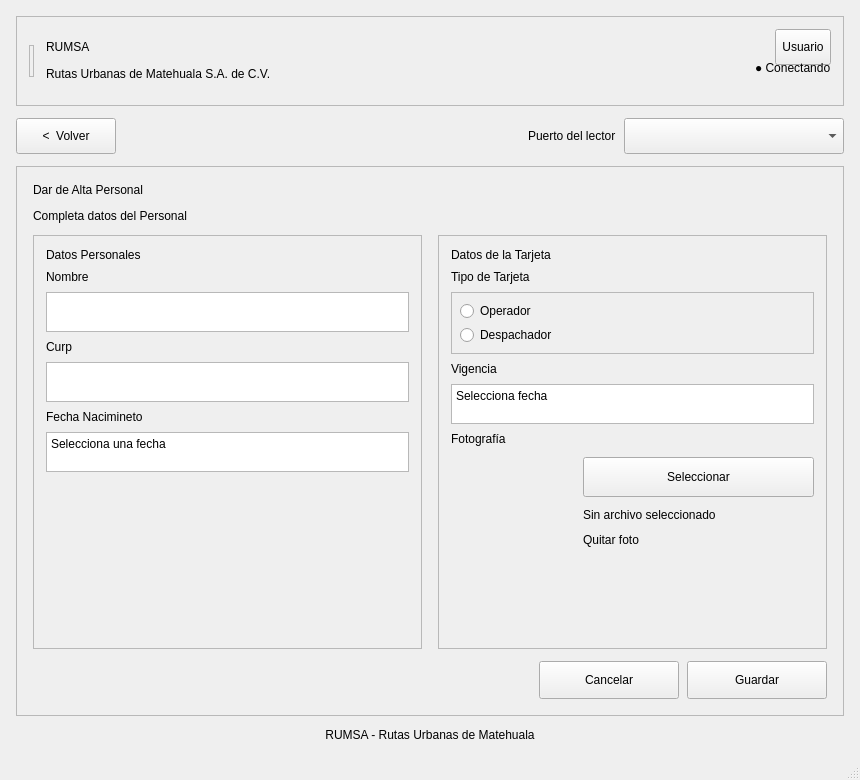
<?xml version="1.0" encoding="UTF-8"?>
<ui version="4.0">
 <class>AltaOWindow</class>
 <widget class="QMainWindow" name="AltaOWindow">
  <property name="windowTitle">
   <string>Alta Operador</string>
  </property>
  <widget class="QWidget" name="centralwidget">
   <layout class="QVBoxLayout" name="gridLayout_5" stretch="0,0,1,0">
    <property name="leftMargin">
     <number>16</number>
    </property>
    <property name="topMargin">
     <number>16</number>
    </property>
    <property name="rightMargin">
     <number>16</number>
    </property>
    <property name="bottomMargin">
     <number>16</number>
    </property>
    <property name="spacing">
     <number>12</number>
    </property>
    <item>
     <widget class="QFrame" name="frame_2">
      <property name="frameShape">
       <enum>QFrame::StyledPanel</enum>
      </property>
      <property name="frameShadow">
       <enum>QFrame::Raised</enum>
      </property>
      <property name="uiRole" stdset="0">
       <string notr="true">header</string>
      </property>
      <property name="minimumSize">
       <size>
        <width>0</width>
        <height>90</height>
       </size>
      </property>
      <property name="maximumSize">
       <size>
        <width>16777215</width>
        <height>90</height>
       </size>
      </property>
      <layout class="QHBoxLayout" name="layoutEstructura2">
       <property name="leftMargin">
        <number>12</number>
       </property>
       <property name="topMargin">
        <number>12</number>
       </property>
       <property name="rightMargin">
        <number>12</number>
       </property>
       <property name="bottomMargin">
        <number>12</number>
       </property>
       <property name="spacing">
        <number>12</number>
       </property>
       <item alignment="Qt::AlignVCenter">
        <widget class="QFrame" name="frame">
         <property name="frameShape">
          <enum>QFrame::StyledPanel</enum>
         </property>
         <property name="frameShadow">
          <enum>QFrame::Raised</enum>
         </property>
         <property name="uiRole" stdset="0">
          <string notr="true">stripe</string>
         </property>
         <property name="minimumSize">
          <size>
           <width>5</width>
           <height>32</height>
          </size>
         </property>
         <property name="maximumSize">
          <size>
           <width>5</width>
           <height>32</height>
          </size>
         </property>
        </widget>
       </item>
       <item>
        <widget class="QWidget" name="verticalLayoutWidget_2">
         <layout class="QVBoxLayout" name="layoutEstructura4">
          <property name="leftMargin">
           <number>0</number>
          </property>
          <property name="topMargin">
           <number>0</number>
          </property>
          <property name="rightMargin">
           <number>0</number>
          </property>
          <property name="bottomMargin">
           <number>0</number>
          </property>
          <property name="spacing">
           <number>2</number>
          </property>
          <item>
           <widget class="QLabel" name="labelBrand_2">
            <property name="alignment">
             <set>Qt::AlignLeft|Qt::AlignVCenter</set>
            </property>
            <property name="wordWrap">
             <bool>false</bool>
            </property>
            <property name="sizePolicy">
             <sizepolicy hsizetype="Preferred" vsizetype="Fixed">
              <horstretch>0</horstretch>
              <verstretch>0</verstretch>
             </sizepolicy>
            </property>
            <property name="uiRole" stdset="0">
             <string notr="true">brand</string>
            </property>
            <property name="text">
             <string>RUMSA</string>
            </property>
           </widget>
          </item>
          <item>
           <widget class="QLabel" name="labelHeaderInfo_3">
            <property name="text">
             <string>Rutas Urbanas de Matehuala S.A. de C.V.</string>
            </property>
            <property name="alignment">
             <set>Qt::AlignLeft|Qt::AlignVCenter</set>
            </property>
            <property name="sizePolicy">
             <sizepolicy hsizetype="Preferred" vsizetype="Fixed">
              <horstretch>0</horstretch>
              <verstretch>0</verstretch>
             </sizepolicy>
            </property>
            <property name="uiRole" stdset="0">
             <string notr="true">caption</string>
            </property>
            <property name="wordWrap">
             <bool>false</bool>
            </property>
           </widget>
          </item>
         </layout>
        </widget>
       </item>
       <item>
        <spacer name="espacioEstructura3">
         <property name="orientation">
          <enum>Qt::Horizontal</enum>
         </property>
         <property name="sizeType">
          <enum>QSizePolicy::Expanding</enum>
         </property>
         <property name="sizeHint" stdset="0">
          <size>
           <width>8</width>
           <height>8</height>
          </size>
         </property>
        </spacer>
       </item>
       <item>
        <widget class="QWidget" name="layoutWidget">
         <layout class="QVBoxLayout" name="layoutEstructura5">
          <property name="leftMargin">
           <number>0</number>
          </property>
          <property name="topMargin">
           <number>0</number>
          </property>
          <property name="rightMargin">
           <number>0</number>
          </property>
          <property name="bottomMargin">
           <number>0</number>
          </property>
          <property name="spacing">
           <number>4</number>
          </property>
          <item alignment="Qt::AlignRight">
           <widget class="QToolButton" name="usuario">
            <property name="text">
             <string>Usuario</string>
            </property>
            <property name="minimumSize">
             <size>
              <width>0</width>
              <height>36</height>
             </size>
            </property>
            <property name="maximumSize">
             <size>
              <width>16777215</width>
              <height>40</height>
             </size>
            </property>
            <property name="sizePolicy">
             <sizepolicy hsizetype="Preferred" vsizetype="Fixed">
              <horstretch>0</horstretch>
              <verstretch>0</verstretch>
             </sizepolicy>
            </property>
           </widget>
          </item>
          <item alignment="Qt::AlignRight">
           <widget class="QLabel" name="labelEstadoConexion_2">
            <property name="toolTip">
             <string>Este texto puede cambiar a: Conectando, Sin conexión, Sincronizando o Conectado.</string>
            </property>
            <property name="text">
             <string>● Conectando</string>
            </property>
            <property name="uiRole" stdset="0">
             <string notr="true">status</string>
            </property>
            <property name="alignment">
             <set>Qt::AlignLeft|Qt::AlignVCenter</set>
            </property>
            <property name="wordWrap">
             <bool>false</bool>
            </property>
            <property name="sizePolicy">
             <sizepolicy hsizetype="Preferred" vsizetype="Fixed">
              <horstretch>0</horstretch>
              <verstretch>0</verstretch>
             </sizepolicy>
            </property>
           </widget>
          </item>
          <item alignment="Qt::AlignRight">
           <widget class="QLabel" name="mensajeInternet">
            <property name="text">
             <string />
            </property>
            <property name="estadoVisual" stdset="0">
             <string>error</string>
            </property>
            <property name="uiRole" stdset="0">
             <string notr="true">caption</string>
            </property>
            <property name="alignment">
             <set>Qt::AlignLeft|Qt::AlignVCenter</set>
            </property>
            <property name="wordWrap">
             <bool>false</bool>
            </property>
            <property name="sizePolicy">
             <sizepolicy hsizetype="Preferred" vsizetype="Fixed">
              <horstretch>0</horstretch>
              <verstretch>0</verstretch>
             </sizepolicy>
            </property>
           </widget>
          </item>
         </layout>
        </widget>
       </item>
      </layout>
     </widget>
    </item>
    <item>
     <layout class="QHBoxLayout" name="layoutEstructura6">
      <property name="leftMargin">
       <number>0</number>
      </property>
      <property name="topMargin">
       <number>0</number>
      </property>
      <property name="rightMargin">
       <number>0</number>
      </property>
      <property name="bottomMargin">
       <number>0</number>
      </property>
      <property name="spacing">
       <number>8</number>
      </property>
      <item>
       <widget class="QPushButton" name="botonregresar">
        <property name="minimumSize">
         <size>
          <width>100</width>
          <height>36</height>
         </size>
        </property>
        <property name="sizePolicy">
         <sizepolicy hsizetype="Preferred" vsizetype="Fixed">
          <horstretch>0</horstretch>
          <verstretch>0</verstretch>
         </sizepolicy>
        </property>
        <property name="uiRole" stdset="0">
         <string notr="true">back</string>
        </property>
        <property name="text">
         <string>&lt;  Volver</string>
        </property>
        <property name="maximumSize">
         <size>
          <width>110</width>
          <height>40</height>
         </size>
        </property>
       </widget>
      </item>
      <item>
       <spacer name="espacioEstructura7">
        <property name="orientation">
         <enum>Qt::Horizontal</enum>
        </property>
        <property name="sizeType">
         <enum>QSizePolicy::Expanding</enum>
        </property>
        <property name="sizeHint" stdset="0">
         <size>
          <width>8</width>
          <height>8</height>
         </size>
        </property>
       </spacer>
      </item>
      <item>
       <widget class="QLabel" name="etiquetaPuerto">
        <property name="uiRole" stdset="0">
         <string notr="true">caption</string>
        </property>
        <property name="text">
         <string>Puerto del lector</string>
        </property>
        <property name="sizePolicy">
         <sizepolicy hsizetype="Preferred" vsizetype="Fixed">
          <horstretch>0</horstretch>
          <verstretch>0</verstretch>
         </sizepolicy>
        </property>
       </widget>
      </item>
      <item>
       <widget class="QComboBox" name="comboBox">
        <property name="minimumSize">
         <size>
          <width>220</width>
          <height>36</height>
         </size>
        </property>
        <property name="maximumSize">
         <size>
          <width>260</width>
          <height>40</height>
         </size>
        </property>
       </widget>
      </item>
     </layout>
    </item>
    <item>
     <widget class="QScrollArea" name="areaContenido">
      <property name="widgetResizable">
       <bool>true</bool>
      </property>
      <property name="frameShape">
       <enum>QFrame::NoFrame</enum>
      </property>
      <widget class="QFrame" name="frameHeader_4">
       <property name="frameShape">
        <enum>QFrame::StyledPanel</enum>
       </property>
       <property name="frameShadow">
        <enum>QFrame::Raised</enum>
       </property>
       <property name="uiRole" stdset="0">
        <string notr="true">card</string>
       </property>
       <layout class="QVBoxLayout" name="layoutEstructura8">
        <property name="leftMargin">
         <number>16</number>
        </property>
        <property name="topMargin">
         <number>16</number>
        </property>
        <property name="rightMargin">
         <number>16</number>
        </property>
        <property name="bottomMargin">
         <number>16</number>
        </property>
        <property name="spacing">
         <number>12</number>
        </property>
        <item>
         <widget class="QLabel" name="menu_6">
          <property name="text">
           <string>Dar de Alta Personal</string>
          </property>
          <property name="alignment">
           <set>Qt::AlignLeft|Qt::AlignVCenter</set>
          </property>
          <property name="wordWrap">
           <bool>false</bool>
          </property>
          <property name="sizePolicy">
           <sizepolicy hsizetype="Preferred" vsizetype="Fixed">
            <horstretch>0</horstretch>
            <verstretch>0</verstretch>
           </sizepolicy>
          </property>
          <property name="uiRole" stdset="0">
           <string notr="true">heading</string>
          </property>
         </widget>
        </item>
        <item>
         <widget class="QLabel" name="labelHeaderInfo_2">
          <property name="text">
           <string>Completa datos del Personal</string>
          </property>
          <property name="alignment">
           <set>Qt::AlignLeft|Qt::AlignVCenter</set>
          </property>
          <property name="wordWrap">
           <bool>false</bool>
          </property>
          <property name="sizePolicy">
           <sizepolicy hsizetype="Preferred" vsizetype="Fixed">
            <horstretch>0</horstretch>
            <verstretch>0</verstretch>
           </sizepolicy>
          </property>
          <property name="uiRole" stdset="0">
           <string notr="true">caption</string>
          </property>
         </widget>
        </item>
        <item>
         <layout class="QHBoxLayout" name="layoutEstructura9" stretch="1,1">
          <property name="leftMargin">
           <number>0</number>
          </property>
          <property name="topMargin">
           <number>0</number>
          </property>
          <property name="rightMargin">
           <number>0</number>
          </property>
          <property name="bottomMargin">
           <number>0</number>
          </property>
          <property name="spacing">
           <number>16</number>
          </property>
          <item>
           <widget class="QFrame" name="frameHeader_3">
            <property name="frameShape">
             <enum>QFrame::StyledPanel</enum>
            </property>
            <property name="frameShadow">
             <enum>QFrame::Raised</enum>
            </property>
            <property name="uiRole" stdset="0">
             <string notr="true">card</string>
            </property>
            <layout class="QVBoxLayout" name="layoutEstructura10">
             <property name="leftMargin">
              <number>12</number>
             </property>
             <property name="topMargin">
              <number>12</number>
             </property>
             <property name="rightMargin">
              <number>12</number>
             </property>
             <property name="bottomMargin">
              <number>12</number>
             </property>
             <property name="spacing">
              <number>8</number>
             </property>
             <item>
              <widget class="QLabel" name="menu_5">
               <property name="text">
                <string>Datos Personales</string>
               </property>
               <property name="alignment">
                <set>Qt::AlignLeft|Qt::AlignVCenter</set>
               </property>
               <property name="wordWrap">
                <bool>false</bool>
               </property>
               <property name="sizePolicy">
                <sizepolicy hsizetype="Preferred" vsizetype="Fixed">
                 <horstretch>0</horstretch>
                 <verstretch>0</verstretch>
                </sizepolicy>
               </property>
               <property name="uiRole" stdset="0">
                <string notr="true">section</string>
               </property>
              </widget>
             </item>
             <item>
              <widget class="QLabel" name="nombre">
               <property name="text">
                <string>Nombre</string>
               </property>
               <property name="alignment">
                <set>Qt::AlignLeft|Qt::AlignVCenter</set>
               </property>
               <property name="wordWrap">
                <bool>false</bool>
               </property>
               <property name="sizePolicy">
                <sizepolicy hsizetype="Preferred" vsizetype="Fixed">
                 <horstretch>0</horstretch>
                 <verstretch>0</verstretch>
                </sizepolicy>
               </property>
               <property name="uiRole" stdset="0">
                <string notr="true">fieldLabel</string>
               </property>
              </widget>
             </item>
             <item>
              <widget class="QTextEdit" name="textonombre">
               <property name="minimumSize">
                <size>
                 <width>0</width>
                 <height>36</height>
                </size>
               </property>
               <property name="maximumSize">
                <size>
                 <width>16777215</width>
                 <height>40</height>
                </size>
               </property>
              </widget>
             </item>
             <item>
              <widget class="QLabel" name="label_2">
               <property name="text">
                <string>Curp</string>
               </property>
               <property name="alignment">
                <set>Qt::AlignLeft|Qt::AlignVCenter</set>
               </property>
               <property name="wordWrap">
                <bool>false</bool>
               </property>
               <property name="sizePolicy">
                <sizepolicy hsizetype="Preferred" vsizetype="Fixed">
                 <horstretch>0</horstretch>
                 <verstretch>0</verstretch>
                </sizepolicy>
               </property>
               <property name="uiRole" stdset="0">
                <string notr="true">fieldLabel</string>
               </property>
              </widget>
             </item>
             <item>
              <widget class="QTextEdit" name="textocurp">
               <property name="minimumSize">
                <size>
                 <width>0</width>
                 <height>36</height>
                </size>
               </property>
               <property name="maximumSize">
                <size>
                 <width>16777215</width>
                 <height>40</height>
                </size>
               </property>
              </widget>
             </item>
             <item>
              <widget class="QLabel" name="label_3">
               <property name="text">
                <string>Fecha Nacimineto</string>
               </property>
               <property name="alignment">
                <set>Qt::AlignLeft|Qt::AlignVCenter</set>
               </property>
               <property name="wordWrap">
                <bool>false</bool>
               </property>
               <property name="sizePolicy">
                <sizepolicy hsizetype="Preferred" vsizetype="Fixed">
                 <horstretch>0</horstretch>
                 <verstretch>0</verstretch>
                </sizepolicy>
               </property>
               <property name="uiRole" stdset="0">
                <string notr="true">fieldLabel</string>
               </property>
              </widget>
             </item>
             <item>
              <widget class="QTextEdit" name="textofechanacimiento">
               <property name="html">
                <string>&lt;!DOCTYPE HTML PUBLIC "-//W3C//DTD HTML 4.0//EN" "http://www.w3.org/TR/REC-html40/strict.dtd"&gt;
&lt;html&gt;&lt;head&gt;&lt;meta name="qrichtext" content="1" /&gt;&lt;style type="text/css"&gt;
p, li { white-space: pre-wrap; }
&lt;/style&gt;&lt;/head&gt;&lt;body&gt;
&lt;p&gt;Selecciona una fecha&lt;/p&gt;&lt;/body&gt;&lt;/html&gt;</string>
               </property>
               <property name="minimumSize">
                <size>
                 <width>0</width>
                 <height>36</height>
                </size>
               </property>
               <property name="maximumSize">
                <size>
                 <width>16777215</width>
                 <height>40</height>
                </size>
               </property>
              </widget>
             </item>
             <item>
              <spacer name="espacioEstructura11">
               <property name="orientation">
                <enum>Qt::Vertical</enum>
               </property>
               <property name="sizeType">
                <enum>QSizePolicy::Expanding</enum>
               </property>
               <property name="sizeHint" stdset="0">
                <size>
                 <width>8</width>
                 <height>8</height>
                </size>
               </property>
              </spacer>
             </item>
            </layout>
           </widget>
          </item>
          <item>
           <widget class="QFrame" name="frameHeader_2">
            <property name="frameShape">
             <enum>QFrame::StyledPanel</enum>
            </property>
            <property name="frameShadow">
             <enum>QFrame::Raised</enum>
            </property>
            <property name="uiRole" stdset="0">
             <string notr="true">card</string>
            </property>
            <layout class="QVBoxLayout" name="layoutEstructura12">
             <property name="leftMargin">
              <number>12</number>
             </property>
             <property name="topMargin">
              <number>12</number>
             </property>
             <property name="rightMargin">
              <number>12</number>
             </property>
             <property name="bottomMargin">
              <number>12</number>
             </property>
             <property name="spacing">
              <number>8</number>
             </property>
             <item>
              <widget class="QLabel" name="menu_3">
               <property name="text">
                <string>Datos de la Tarjeta</string>
               </property>
               <property name="alignment">
                <set>Qt::AlignLeft|Qt::AlignVCenter</set>
               </property>
               <property name="wordWrap">
                <bool>false</bool>
               </property>
               <property name="sizePolicy">
                <sizepolicy hsizetype="Preferred" vsizetype="Fixed">
                 <horstretch>0</horstretch>
                 <verstretch>0</verstretch>
                </sizepolicy>
               </property>
               <property name="uiRole" stdset="0">
                <string notr="true">section</string>
               </property>
              </widget>
             </item>
             <item>
              <widget class="QLabel" name="otrosdatos">
               <property name="text">
                <string>Tipo de Tarjeta</string>
               </property>
               <property name="alignment">
                <set>Qt::AlignLeft|Qt::AlignVCenter</set>
               </property>
               <property name="wordWrap">
                <bool>false</bool>
               </property>
               <property name="sizePolicy">
                <sizepolicy hsizetype="Preferred" vsizetype="Fixed">
                 <horstretch>0</horstretch>
                 <verstretch>0</verstretch>
                </sizepolicy>
               </property>
               <property name="uiRole" stdset="0">
                <string notr="true">fieldLabel</string>
               </property>
              </widget>
             </item>
             <item>
              <widget class="QFrame" name="frame_3">
               <property name="frameShape">
                <enum>QFrame::StyledPanel</enum>
               </property>
               <property name="frameShadow">
                <enum>QFrame::Raised</enum>
               </property>
               <property name="uiRole" stdset="0">
                <string notr="true">notice</string>
               </property>
               <layout class="QVBoxLayout" name="layoutEstructura13">
                <property name="leftMargin">
                 <number>8</number>
                </property>
                <property name="topMargin">
                 <number>8</number>
                </property>
                <property name="rightMargin">
                 <number>8</number>
                </property>
                <property name="bottomMargin">
                 <number>8</number>
                </property>
                <property name="spacing">
                 <number>4</number>
                </property>
                <item>
                 <widget class="QRadioButton" name="normal_2">
                  <property name="text">
                   <string>Operador</string>
                  </property>
                 </widget>
                </item>
                <item>
                 <widget class="QRadioButton" name="normal">
                  <property name="text">
                   <string>Despachador</string>
                  </property>
                 </widget>
                </item>
               </layout>
              </widget>
             </item>
             <item>
              <widget class="QLabel" name="vigencia">
               <property name="text">
                <string>Vigencia</string>
               </property>
               <property name="alignment">
                <set>Qt::AlignLeft|Qt::AlignVCenter</set>
               </property>
               <property name="wordWrap">
                <bool>false</bool>
               </property>
               <property name="sizePolicy">
                <sizepolicy hsizetype="Preferred" vsizetype="Fixed">
                 <horstretch>0</horstretch>
                 <verstretch>0</verstretch>
                </sizepolicy>
               </property>
               <property name="uiRole" stdset="0">
                <string notr="true">fieldLabel</string>
               </property>
              </widget>
             </item>
             <item>
              <widget class="QTextEdit" name="textovigencia">
               <property name="html">
                <string>&lt;!DOCTYPE HTML PUBLIC "-//W3C//DTD HTML 4.0//EN" "http://www.w3.org/TR/REC-html40/strict.dtd"&gt;
&lt;html&gt;&lt;head&gt;&lt;meta name="qrichtext" content="1" /&gt;&lt;style type="text/css"&gt;
p, li { white-space: pre-wrap; }
&lt;/style&gt;&lt;/head&gt;&lt;body&gt;
&lt;p&gt;Selecciona fecha&lt;/p&gt;&lt;/body&gt;&lt;/html&gt;</string>
               </property>
               <property name="minimumSize">
                <size>
                 <width>0</width>
                 <height>36</height>
                </size>
               </property>
               <property name="maximumSize">
                <size>
                 <width>16777215</width>
                 <height>40</height>
                </size>
               </property>
              </widget>
             </item>
             <item>
              <widget class="QLabel" name="label_4">
               <property name="text">
                <string>Fotografía</string>
               </property>
               <property name="alignment">
                <set>Qt::AlignLeft|Qt::AlignVCenter</set>
               </property>
               <property name="wordWrap">
                <bool>false</bool>
               </property>
               <property name="sizePolicy">
                <sizepolicy hsizetype="Preferred" vsizetype="Fixed">
                 <horstretch>0</horstretch>
                 <verstretch>0</verstretch>
                </sizepolicy>
               </property>
               <property name="uiRole" stdset="0">
                <string notr="true">fieldLabel</string>
               </property>
              </widget>
             </item>
             <item>
              <layout class="QHBoxLayout" name="layoutEstructura14">
               <property name="leftMargin">
                <number>0</number>
               </property>
               <property name="topMargin">
                <number>0</number>
               </property>
               <property name="rightMargin">
                <number>0</number>
               </property>
               <property name="bottomMargin">
                <number>0</number>
               </property>
               <property name="spacing">
                <number>12</number>
               </property>
               <item>
                <widget class="QLabel" name="fotoimagen">
                 <property name="text">
                  <string />
                 </property>
                 <property name="uiRole" stdset="0">
                  <string notr="true">photo</string>
                 </property>
                 <property name="alignment">
                  <set>Qt::AlignLeft|Qt::AlignVCenter</set>
                 </property>
                 <property name="wordWrap">
                  <bool>false</bool>
                 </property>
                 <property name="sizePolicy">
                  <sizepolicy hsizetype="Preferred" vsizetype="Fixed">
                   <horstretch>0</horstretch>
                   <verstretch>0</verstretch>
                  </sizepolicy>
                 </property>
                 <property name="minimumSize">
                  <size>
                   <width>120</width>
                   <height>96</height>
                  </size>
                 </property>
                 <property name="maximumSize">
                  <size>
                   <width>120</width>
                   <height>96</height>
                  </size>
                 </property>
                </widget>
               </item>
               <item>
                <layout class="QVBoxLayout" name="layoutEstructura15">
                 <property name="leftMargin">
                  <number>0</number>
                 </property>
                 <property name="topMargin">
                  <number>0</number>
                 </property>
                 <property name="rightMargin">
                  <number>0</number>
                 </property>
                 <property name="bottomMargin">
                  <number>0</number>
                 </property>
                 <property name="spacing">
                  <number>8</number>
                 </property>
                 <item>
                  <widget class="QPushButton" name="botonsubir">
                   <property name="text">
                    <string>Seleccionar</string>
                   </property>
                   <property name="uiRole" stdset="0">
                    <string notr="true">secondary</string>
                   </property>
                   <property name="minimumSize">
                    <size>
                     <width>100</width>
                     <height>36</height>
                    </size>
                   </property>
                   <property name="maximumSize">
                    <size>
                     <width>16777215</width>
                     <height>40</height>
                    </size>
                   </property>
                   <property name="sizePolicy">
                    <sizepolicy hsizetype="Preferred" vsizetype="Fixed">
                     <horstretch>0</horstretch>
                     <verstretch>0</verstretch>
                    </sizepolicy>
                   </property>
                  </widget>
                 </item>
                 <item>
                  <widget class="QLabel" name="label_5">
                   <property name="text">
                    <string>Sin archivo seleccionado</string>
                   </property>
                   <property name="uiRole" stdset="0">
                    <string notr="true">caption</string>
                   </property>
                   <property name="alignment">
                    <set>Qt::AlignLeft|Qt::AlignVCenter</set>
                   </property>
                   <property name="sizePolicy">
                    <sizepolicy hsizetype="Preferred" vsizetype="Fixed">
                     <horstretch>0</horstretch>
                     <verstretch>0</verstretch>
                    </sizepolicy>
                   </property>
                   <property name="wordWrap">
                    <bool>true</bool>
                   </property>
                  </widget>
                 </item>
                 <item>
                  <widget class="QLabel" name="label_6">
                   <property name="text">
                    <string>Quitar foto</string>
                   </property>
                   <property name="uiRole" stdset="0">
                    <string notr="true">link</string>
                   </property>
                   <property name="alignment">
                    <set>Qt::AlignLeft|Qt::AlignVCenter</set>
                   </property>
                   <property name="wordWrap">
                    <bool>false</bool>
                   </property>
                   <property name="sizePolicy">
                    <sizepolicy hsizetype="Preferred" vsizetype="Fixed">
                     <horstretch>0</horstretch>
                     <verstretch>0</verstretch>
                    </sizepolicy>
                   </property>
                  </widget>
                 </item>
                </layout>
               </item>
              </layout>
             </item>
             <item>
              <spacer name="espacioEstructura16">
               <property name="orientation">
                <enum>Qt::Vertical</enum>
               </property>
               <property name="sizeType">
                <enum>QSizePolicy::Expanding</enum>
               </property>
               <property name="sizeHint" stdset="0">
                <size>
                 <width>8</width>
                 <height>8</height>
                </size>
               </property>
              </spacer>
             </item>
            </layout>
           </widget>
          </item>
         </layout>
        </item>
        <item>
         <layout class="QHBoxLayout" name="layoutEstructura17">
          <property name="leftMargin">
           <number>0</number>
          </property>
          <property name="topMargin">
           <number>0</number>
          </property>
          <property name="rightMargin">
           <number>0</number>
          </property>
          <property name="bottomMargin">
           <number>0</number>
          </property>
          <property name="spacing">
           <number>8</number>
          </property>
          <item>
           <spacer name="espacioEstructura18">
            <property name="orientation">
             <enum>Qt::Horizontal</enum>
            </property>
            <property name="sizeType">
             <enum>QSizePolicy::Expanding</enum>
            </property>
            <property name="sizeHint" stdset="0">
             <size>
              <width>8</width>
              <height>8</height>
             </size>
            </property>
           </spacer>
          </item>
          <item>
           <widget class="QPushButton" name="botonguardar_2">
            <property name="text">
             <string>Cancelar</string>
            </property>
            <property name="sizePolicy">
             <sizepolicy hsizetype="Preferred" vsizetype="Fixed">
              <horstretch>0</horstretch>
              <verstretch>0</verstretch>
             </sizepolicy>
            </property>
            <property name="uiRole" stdset="0">
             <string notr="true">secondary</string>
            </property>
            <property name="minimumSize">
             <size>
              <width>140</width>
              <height>38</height>
             </size>
            </property>
            <property name="maximumSize">
             <size>
              <width>240</width>
              <height>40</height>
             </size>
            </property>
           </widget>
          </item>
          <item>
           <widget class="QPushButton" name="botonguardar">
            <property name="text">
             <string>Guardar</string>
            </property>
            <property name="sizePolicy">
             <sizepolicy hsizetype="Preferred" vsizetype="Fixed">
              <horstretch>0</horstretch>
              <verstretch>0</verstretch>
             </sizepolicy>
            </property>
            <property name="uiRole" stdset="0">
             <string notr="true">primary</string>
            </property>
            <property name="minimumSize">
             <size>
              <width>140</width>
              <height>38</height>
             </size>
            </property>
            <property name="maximumSize">
             <size>
              <width>240</width>
              <height>40</height>
             </size>
            </property>
           </widget>
          </item>
         </layout>
        </item>
       </layout>
      </widget>
     </widget>
    </item>
    <item>
     <widget class="QLabel" name="labelHeaderInfo">
      <property name="text">
       <string>RUMSA - Rutas Urbanas de Matehuala</string>
      </property>
      <property name="wordWrap">
       <bool>false</bool>
      </property>
      <property name="sizePolicy">
       <sizepolicy hsizetype="Preferred" vsizetype="Fixed">
        <horstretch>0</horstretch>
        <verstretch>0</verstretch>
       </sizepolicy>
      </property>
      <property name="uiRole" stdset="0">
       <string notr="true">caption</string>
      </property>
      <property name="alignment">
       <set>Qt::AlignCenter</set>
      </property>
     </widget>
    </item>
   </layout>
  </widget>
  <widget class="QStatusBar" name="statusbar" />
  <property name="minimumSize">
   <size>
    <width>760</width>
    <height>680</height>
   </size>
  </property>
  <property name="geometry">
   <rect>
    <x>0</x>
    <y>0</y>
    <width>860</width>
    <height>780</height>
   </rect>
  </property>
 </widget>
 <resources />
 <connections />
</ui>
